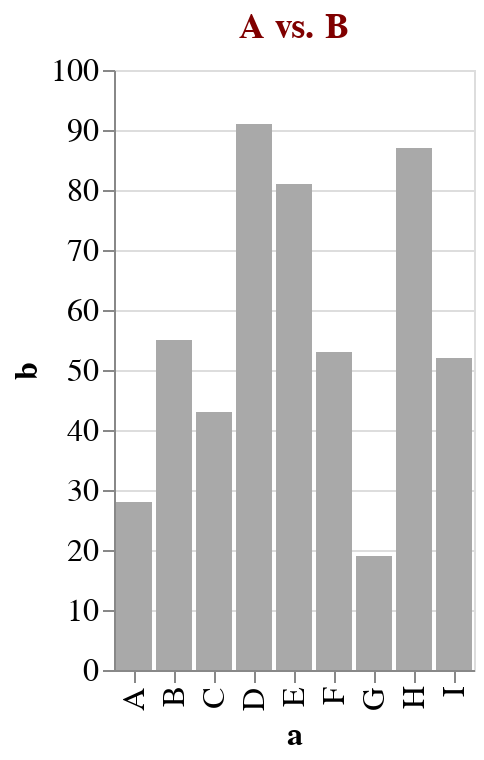

Notebook source saved alongside this figure:
### Code cell
better_chart = tf.make_basic_bar('A vs. B')
better_chart

### Figure 1 — Vega-Lite specification as saved in the notebook (floating-point values rounded to 4 significant figures)
{"config": {"title": {"font": "Futura", "fontSize": 18, "anchor": "middle", "color": "#800000"}, "axisX": {"grid": false, "tickSize": 6, "labelFontSize": 16, "titleFontSize": 16}, "axisY": {"labelFontSize": 16, "tickSize": 6, "titleFontSize": 16}, "background": "white", "text": {"color": "#D3D3D3", "fontSize": 16, "fontWeight": 400, "baseline": "top", "filled": true, "lineBreak": "\n"}, "bar": {"fill": "DarkGrey"}, "line": {"strokeWidth": 3}, "range": {"category": "ylorrd", "diverging": "blueorange", "ramp": "ylorrd", "ordinal": "ylorrd", "heatmap": "viridis"}, "legend": {"titleFontSize": 12}}, "data": {"name": "data-c2a3e89ba9d5d1687d5e8c28d630a033"}, "mark": "bar", "encoding": {"x": {"type": "nominal", "field": "a"}, "y": {"type": "quantitative", "field": "b"}}, "title": "A vs. B", "$schema": "https://vega.github.io/schema/vega-lite/v4.0.2.json", "datasets": {"data-c2a3e89ba9d5d1687d5e8c28d630a033": [{"a": "A", "b": 28}, {"a": "B", "b": 55}, {"a": "C", "b": 43}, {"a": "D", "b": 91}, {"a": "E", "b": 81}, {"a": "F", "b": 53}, {"a": "G", "b": 19}, {"a": "H", "b": 87}, {"a": "I", "b": 52}]}}
